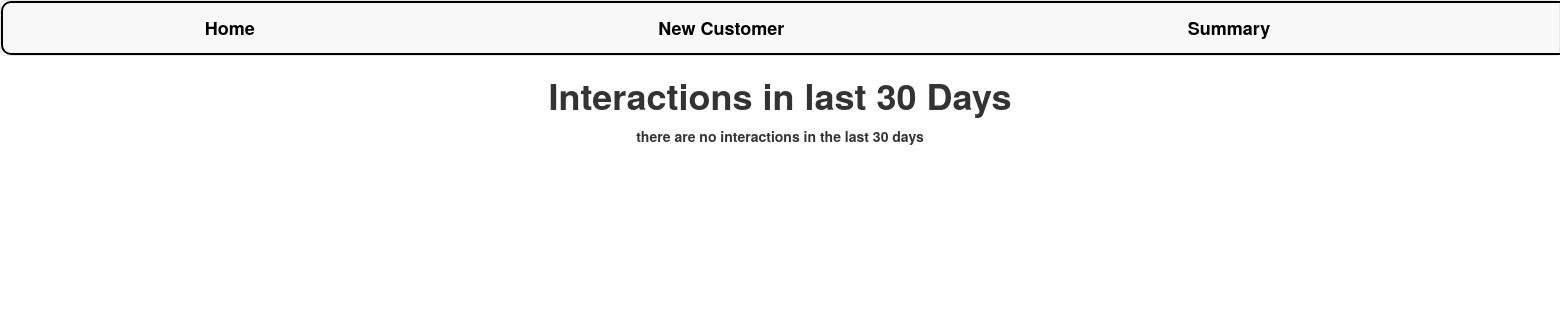
Page /summary/ on the earlier database version.
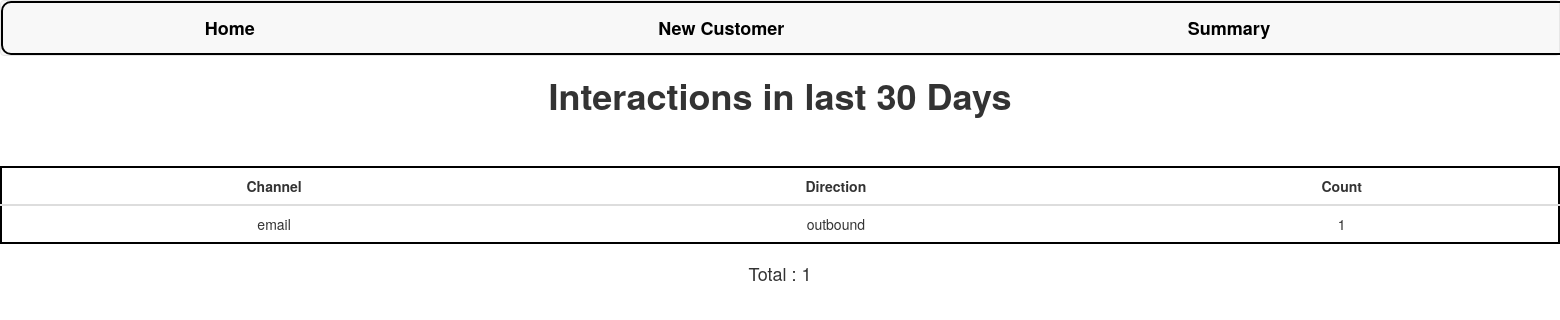
Same page on the later database version.
### customer360/models.py (models this page shows)
class Interaction(models.Model):
    CHANNEL_CHOICES = [
        ('phone', 'Phone'),
        ('sms', 'SMS'),
        ('email', 'Email'),
        ('letter', 'Letter'),
        ('social_media', 'Social Media'),
    ]
    DIRECTION_CHOICES = [
        ('inbound', 'Inbound'),
        ('outbound', 'Outbound'),
    ]
    customer = models.ForeignKey(Customer, on_delete=models.CASCADE)
    channel = models.CharField(max_length=15, choices=CHANNEL_CHOICES)
    direction = models.CharField(max_length=10, choices=DIRECTION_CHOICES)
    interaction_date = models.DateField(auto_now_add=True)
    summary = models.TextField()

### customer360/views.py (the view)
# urls.py: path('summary/',views.summary,name='summary'),
def summary(request):
    thirty_days_ago = date.today() - timedelta(days=30)
    interactions = Interaction.objects.filter(interaction_date__gte=thirty_days_ago)
    count = len(interactions)
    interactions = interactions.values("channel","direction").annotate(count=Count('channel'))
    context={
                "interactions":interactions,
                "count":count
             }
    return render(request,"summary.html",context=context)

### templates/summary.html
{% extends 'base.html' %} {% load static %} {% block content %}
<html>
  <body>
    <h1>Interactions in last 30 Days</h1>
    {% if not interactions %}
    <p>there are no interactions in the last 30 days</p>
    <p>{% else %}</p>
    <table class="table">
      <thead>
        <tr>
          <th>Channel</th>
          <th>Direction</th>
          <th>Count</th>
        </tr>
      </thead>
      <tbody>
        {% for interaction in interactions %}
        <tr>
          <td>{{ interaction.channel }}</td>
          <td>{{ interaction.direction }}</td>
          <td>{{ interaction.count }}</td>
        </tr>
        {% endfor %}
      </tbody>
    </table>
    <h4>Total : {{ count }}</h4>
    {% endif %}
  </body>
</html>
{% endblock content %}

Differences in the rows shown:
added Interaction: channel "email", direction "outbound", count "1"
Other differences:
{{ count }}: (not shown) → "1"
text no longer shown: "there are no interactions in the last 30 days"
text now shown: "Channel Direction Count Total :"
